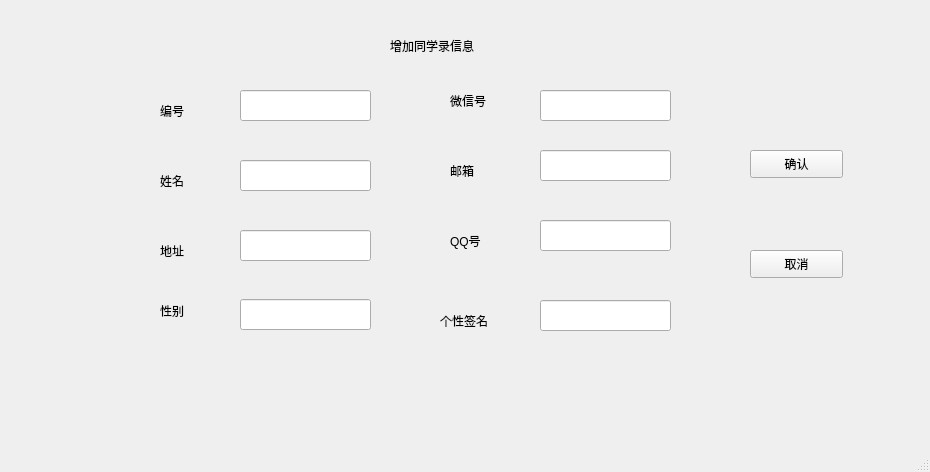
<?xml version="1.0" encoding="UTF-8"?>
<ui version="4.0">
 <class>add</class>
 <widget class="QMainWindow" name="add">
  <property name="geometry">
   <rect>
    <x>0</x>
    <y>0</y>
    <width>930</width>
    <height>472</height>
   </rect>
  </property>
  <property name="windowTitle">
   <string>MainWindow</string>
  </property>
  <widget class="QWidget" name="centralwidget">
   <widget class="QLabel" name="label_9">
    <property name="geometry">
     <rect>
      <x>230</x>
      <y>740</y>
      <width>72</width>
      <height>15</height>
     </rect>
    </property>
    <property name="text">
     <string>language</string>
    </property>
   </widget>
   <widget class="QLabel" name="label_11">
    <property name="geometry">
     <rect>
      <x>240</x>
      <y>680</y>
      <width>72</width>
      <height>15</height>
     </rect>
    </property>
    <property name="text">
     <string>qq</string>
    </property>
   </widget>
   <widget class="QLabel" name="label_12">
    <property name="geometry">
     <rect>
      <x>240</x>
      <y>640</y>
      <width>72</width>
      <height>15</height>
     </rect>
    </property>
    <property name="text">
     <string>email</string>
    </property>
   </widget>
   <widget class="QLineEdit" name="language_2">
    <property name="geometry">
     <rect>
      <x>360</x>
      <y>730</y>
      <width>131</width>
      <height>31</height>
     </rect>
    </property>
   </widget>
   <widget class="QLineEdit" name="qq_2">
    <property name="geometry">
     <rect>
      <x>360</x>
      <y>680</y>
      <width>131</width>
      <height>31</height>
     </rect>
    </property>
   </widget>
   <widget class="QLineEdit" name="email_2">
    <property name="geometry">
     <rect>
      <x>360</x>
      <y>630</y>
      <width>131</width>
      <height>31</height>
     </rect>
    </property>
   </widget>
   <widget class="QPushButton" name="pushButton">
    <property name="geometry">
     <rect>
      <x>750</x>
      <y>150</y>
      <width>93</width>
      <height>28</height>
     </rect>
    </property>
    <property name="styleSheet">
     <string notr="true">font: 75 11pt &quot;Agency FB&quot;;</string>
    </property>
    <property name="text">
     <string>确认</string>
    </property>
   </widget>
   <widget class="QPushButton" name="backbotton">
    <property name="geometry">
     <rect>
      <x>750</x>
      <y>250</y>
      <width>93</width>
      <height>28</height>
     </rect>
    </property>
    <property name="styleSheet">
     <string notr="true">font: 75 11pt &quot;Agency FB&quot;;</string>
    </property>
    <property name="text">
     <string>取消</string>
    </property>
   </widget>
   <widget class="QLabel" name="label_4">
    <property name="geometry">
     <rect>
      <x>160</x>
      <y>240</y>
      <width>72</width>
      <height>21</height>
     </rect>
    </property>
    <property name="styleSheet">
     <string notr="true">font: 75 11pt &quot;Agency FB&quot;;</string>
    </property>
    <property name="text">
     <string>地址</string>
    </property>
   </widget>
   <widget class="QLineEdit" name="name">
    <property name="geometry">
     <rect>
      <x>240</x>
      <y>160</y>
      <width>131</width>
      <height>31</height>
     </rect>
    </property>
   </widget>
   <widget class="QLabel" name="label_5">
    <property name="geometry">
     <rect>
      <x>450</x>
      <y>90</y>
      <width>72</width>
      <height>21</height>
     </rect>
    </property>
    <property name="styleSheet">
     <string notr="true">font: 75 11pt &quot;Agency FB&quot;;</string>
    </property>
    <property name="text">
     <string>微信号</string>
    </property>
   </widget>
   <widget class="QLabel" name="label_7">
    <property name="geometry">
     <rect>
      <x>450</x>
      <y>230</y>
      <width>72</width>
      <height>21</height>
     </rect>
    </property>
    <property name="styleSheet">
     <string notr="true">font: 75 11pt &quot;Agency FB&quot;;</string>
    </property>
    <property name="text">
     <string>QQ号</string>
    </property>
   </widget>
   <widget class="QLineEdit" name="email">
    <property name="geometry">
     <rect>
      <x>540</x>
      <y>150</y>
      <width>131</width>
      <height>31</height>
     </rect>
    </property>
   </widget>
   <widget class="QLineEdit" name="address">
    <property name="geometry">
     <rect>
      <x>240</x>
      <y>230</y>
      <width>131</width>
      <height>31</height>
     </rect>
    </property>
   </widget>
   <widget class="QLabel" name="label_6">
    <property name="geometry">
     <rect>
      <x>450</x>
      <y>160</y>
      <width>72</width>
      <height>21</height>
     </rect>
    </property>
    <property name="styleSheet">
     <string notr="true">font: 75 11pt &quot;Agency FB&quot;;</string>
    </property>
    <property name="text">
     <string>邮箱</string>
    </property>
   </widget>
   <widget class="QLineEdit" name="wechat">
    <property name="geometry">
     <rect>
      <x>540</x>
      <y>90</y>
      <width>131</width>
      <height>31</height>
     </rect>
    </property>
   </widget>
   <widget class="QLabel" name="label_2">
    <property name="geometry">
     <rect>
      <x>160</x>
      <y>170</y>
      <width>81</width>
      <height>21</height>
     </rect>
    </property>
    <property name="styleSheet">
     <string notr="true">font: 75 11pt &quot;Agency FB&quot;;</string>
    </property>
    <property name="text">
     <string>姓名</string>
    </property>
   </widget>
   <widget class="QLabel" name="label">
    <property name="geometry">
     <rect>
      <x>160</x>
      <y>100</y>
      <width>91</width>
      <height>21</height>
     </rect>
    </property>
    <property name="styleSheet">
     <string notr="true">font: 75 11pt &quot;Agency FB&quot;;</string>
    </property>
    <property name="text">
     <string>编号</string>
    </property>
   </widget>
   <widget class="QLineEdit" name="qq">
    <property name="geometry">
     <rect>
      <x>540</x>
      <y>220</y>
      <width>131</width>
      <height>31</height>
     </rect>
    </property>
   </widget>
   <widget class="QLabel" name="label_8">
    <property name="geometry">
     <rect>
      <x>440</x>
      <y>310</y>
      <width>72</width>
      <height>21</height>
     </rect>
    </property>
    <property name="styleSheet">
     <string notr="true">font: 75 11pt &quot;Agency FB&quot;;</string>
    </property>
    <property name="text">
     <string>个性签名</string>
    </property>
   </widget>
   <widget class="QLineEdit" name="id">
    <property name="geometry">
     <rect>
      <x>240</x>
      <y>90</y>
      <width>131</width>
      <height>31</height>
     </rect>
    </property>
   </widget>
   <widget class="QLineEdit" name="language">
    <property name="geometry">
     <rect>
      <x>540</x>
      <y>300</y>
      <width>131</width>
      <height>31</height>
     </rect>
    </property>
   </widget>
   <widget class="QLineEdit" name="sex">
    <property name="geometry">
     <rect>
      <x>240</x>
      <y>299</y>
      <width>131</width>
      <height>31</height>
     </rect>
    </property>
   </widget>
   <widget class="QLabel" name="label_3">
    <property name="geometry">
     <rect>
      <x>160</x>
      <y>300</y>
      <width>63</width>
      <height>21</height>
     </rect>
    </property>
    <property name="styleSheet">
     <string notr="true">font: 75 11pt &quot;Agency FB&quot;;</string>
    </property>
    <property name="text">
     <string>性别</string>
    </property>
   </widget>
   <widget class="QLabel" name="label_10">
    <property name="geometry">
     <rect>
      <x>390</x>
      <y>30</y>
      <width>191</width>
      <height>31</height>
     </rect>
    </property>
    <property name="styleSheet">
     <string notr="true">font: 75 15pt &quot;Agency FB&quot;;</string>
    </property>
    <property name="text">
     <string>增加同学录信息</string>
    </property>
   </widget>
  </widget>
  <widget class="QMenuBar" name="menubar">
   <property name="geometry">
    <rect>
     <x>0</x>
     <y>0</y>
     <width>930</width>
     <height>26</height>
    </rect>
   </property>
  </widget>
  <widget class="QStatusBar" name="statusbar"/>
 </widget>
 <resources/>
 <connections/>
</ui>
